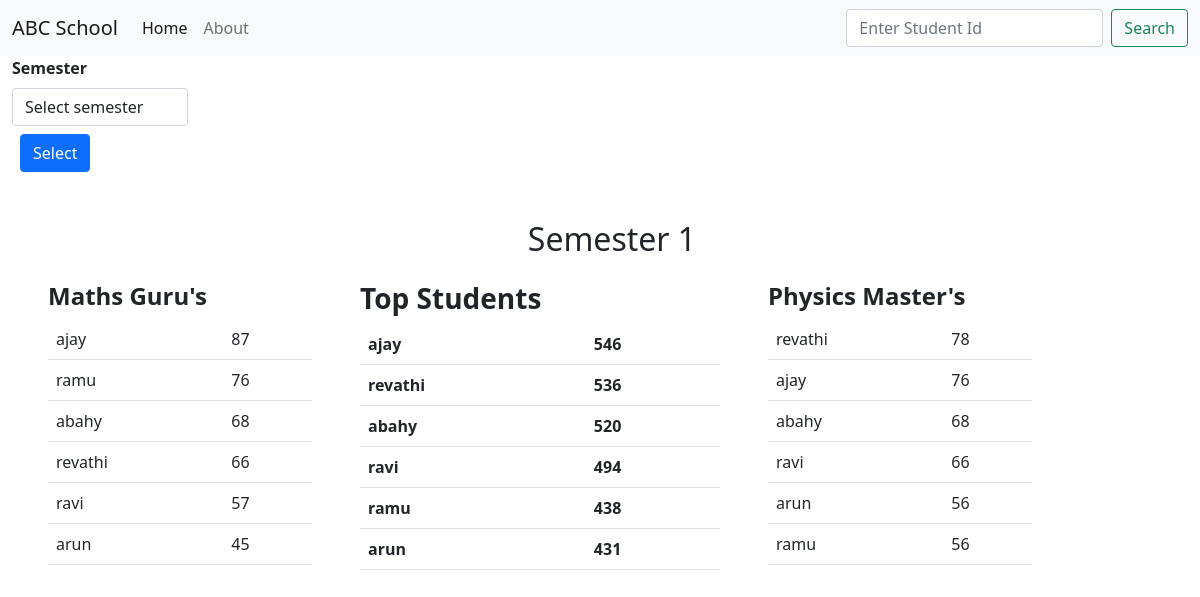
The page / on the database its author committed.
### teacher/models.py (models this page shows, shortened)
class Semester(models.Model):
    Semster_choices = (
        ('Semester 1', 'Semester 1'),
        ('Semester 2', 'Semester 2'),
        ('Semester 3', 'Semester 3'),
        ('Semester 4', 'Semester 4'),
        ('Semester 5', 'Semester 5'),
        ('Semester 6', 'Semester 6'),
    )
    name=models.CharField(max_length=30,choices=Semster_choices,unique=True)
    def __str__(self):
        return self.name

class Students(models.Model):
    Name = models.CharField(max_length=30)
    Sid = models.IntegerField(unique=True)
    Registerd = models.CharField(max_length=20, default='No')
    Registerd_on = models.DateTimeField(auto_now_add=True)

### teacher/views.py (the view, shortened to what this page needs)
# urls.py: 2. Add a URL to urlpatterns:  path('', Home.as_view(), name='home')
def Home(request):
    total_expression = (
            F('Language_1') + F('Language_2') + F('Maths') +
            F('Physics') + F('Chemistry') + F('Statistics') +
            F('Computer_Science')
    )
    semester=Semester.objects.get(name='Semester 1')
    mark_queryset = Marks.objects.filter(semester=semester)
    annotated_marks = mark_queryset.annotate(
        total_marks=ExpressionWrapper(total_expression, output_field=IntegerField())
    )
    Top = (
        annotated_marks.values('student__id', 'student__Name', 'semester__id', 'semester__name')
            .annotate(total_marks=Sum('total_marks'))
            .order_by('-total_marks')
    )
    maths = (
        annotated_marks.values('student__id', 'student__Name', 'semester__id', 'semester__name')
            .annotate(total_marks=Sum('Maths'))
            .order_by('-total_marks')
    )
    physics = (
        annotated_marks.values('student__id', 'student__Name', 'semester__id', 'semester__name')
            .annotate(total_marks=Sum('Physics'))
            .order_by('-total_marks')
    )
    context={'T3':Top,'Maths':maths,'Physics':physics,'semester':'Semester 1'}
    return render(request,template_name='Home.html',context=context)

### teacher/context_processors.py (called while the page is built)
def Semester_links(request):
    s=Semester.objects.all()
    return {'sem':s}

### templates/Home.html (shortened to what this page needs)
{% extends 'base.html' %}
{% load static %}
{% block body %}
<div class="container-fluid">
    <form enctype="multipart/form-data" method="post">
        <div class="form-group" style="width:15%;">
            <label class="form-label fw-bold">Semester</label>
            <select class="form-control" name="Sem">
                <option value=1>Select semester</option>
            </select>
            <div class="m-2 mb-4">
                <button type="submit" class="btn btn-primary"> Select </button>
            </div>
        </div>
    </form>
</div>
<div class="row container-fluid">
    <h2 class="text-center m-4">{{semester}}</h2>
    <div class="col-md-3 ms-4">
        <h4 class="fw-bold">Maths Guru's</h4>
        <div>
            <table class="table">
                {% for i in Maths%}
                <tr>
                    <td>{{i.student__Name}}</td>
                    <td>{{i.total_marks}}</td>
                </tr>
                {% endfor %}
            </table>
        </div>
    </div>
    <div class="col-md-4 ms-4 fw-bold">
        <h3 class="fw-bold">Top Students</h3>
        <div>
            <table class="table">
                {% for i in T3 %}
                <tr>
                    <td>{{i.student__Name}}</td>
                    <td>{{i.total_marks}}</td>
                </tr>
                {% endfor %}
            </table>
        </div>
    </div>
    <div class="col-md-3 ms-4">
        <h4 class="fw-bold">Physics Master's</h4>
        <div>
            <table class="table">
                {% for i in Physics %}
                <tr>
                    <td>{{i.student__Name}}</td>
                    <td>{{i.total_marks}}</td>
                </tr>
                {% endfor %}
            </table>
        </div>
    </div>
</div>
{% endblock %}

### templates/base.html (shortened to what this page needs)
<!DOCTYPE html>
{% load static%}
<html lang="en">
<head>
    <link href="https://cdn.jsdelivr.net/npm/bootstrap@5.0.2/dist/css/bootstrap.min.css" rel="stylesheet">
</head>
<body>
<div>
    <nav class="navbar navbar-expand-lg navbar-light bg-light">
      <div class="container-fluid">
        <a class="navbar-brand" href="#">ABC School</a>
        <div class="collapse navbar-collapse" id="navbarSupportedContent">
          <ul class="navbar-nav me-auto mb-2 mb-lg-0">
            <li class="nav-item">
              <a class="nav-link active" aria-current="page" href="#">Home</a>
            </li>
            <li class="nav-item">
              <a class="nav-link" href="#">About</a>
            </li>
          </ul>
          <form class="d-flex">
            <input class="form-control me-2" type="search" placeholder="Enter Student Id" aria-label="Search">
            <button class="btn btn-outline-success" type="submit">Search</button>
          </form>
        </div>
      </div>
    </nav>
</div>
{% block body %}
{% endblock %}
</body>
</html>

### rows shown on the page
Semester: name "Semester 1"
Students: student__Name "ajay", total_marks "87", total_marks "546", total_marks "76"
Students: student__Name "ramu", total_marks "76", total_marks "438", total_marks "56"
Students: student__Name "abahy", total_marks "68", total_marks "520"
Students: student__Name "revathi", total_marks "66", total_marks "536", total_marks "78"
Students: student__Name "ravi", total_marks "57", total_marks "494", total_marks "66"
Students: student__Name "arun", total_marks "45", total_marks "431", total_marks "56"
